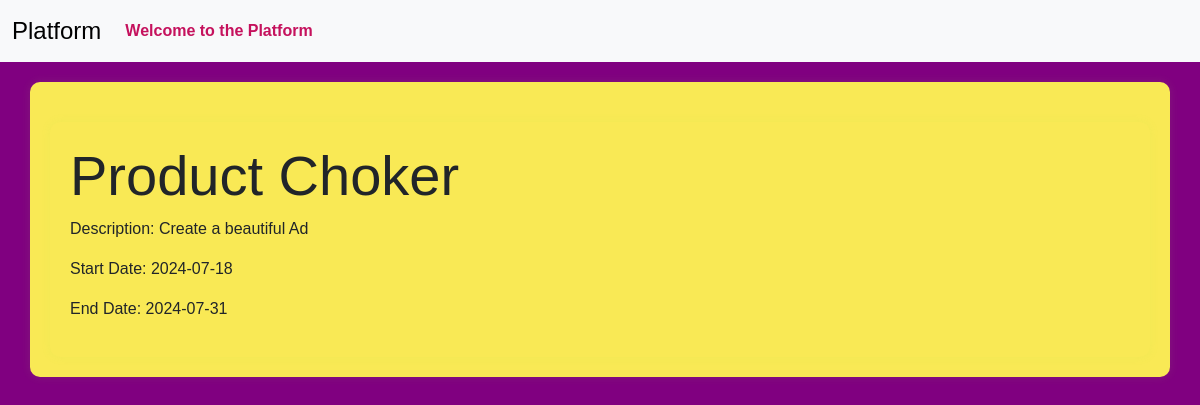
The page /influencer/view_campaign_details/1 (signed in) on the database as committed earlier.
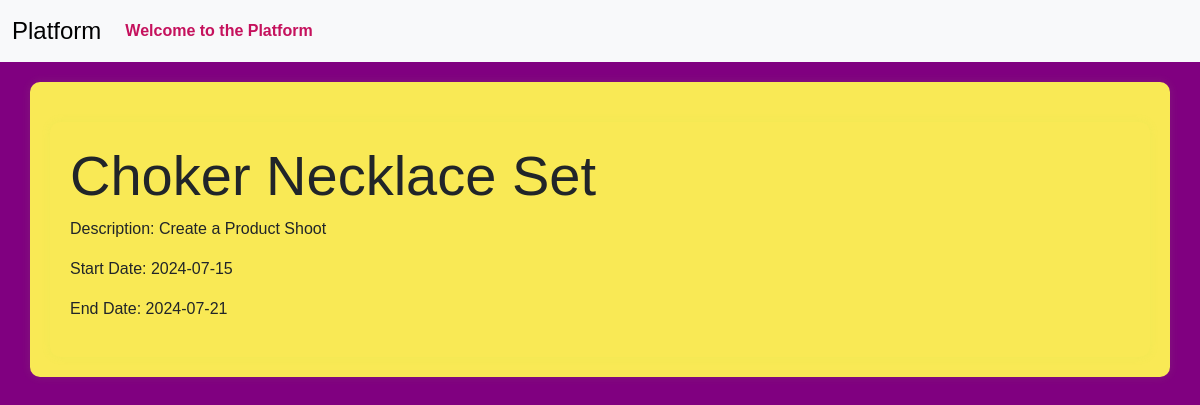
The same page on the database as committed later.
### models.py (models this page shows)
class Campaign(db.Model):
    __tablename__ = 'campaign'
    id = Column(Integer, primary_key=True)
    name = Column(String(256), unique=False)
    description = Column(Text, nullable=True)
    start_date = Column(Date, nullable=False,default=date.today())
    end_date = Column(Date, nullable=False,default=lambda:date.today()+timedelta(days=30))
    budget = Column(Float, nullable=False,default=0.0)
    visibility = Column(Enum('public', 'private', name='visibility_enum'), nullable=False, default='public')
    sponsor_id = Column(Integer, ForeignKey('sponsor.id'), nullable=False)
    flagged = Column(Boolean, default=False)
    status = Column(String(20), nullable=False,default='In Progress')
    niche = db.Column(db.Enum(NicheEnum), nullable=False)
    completion_status = Column(Boolean, default=False)
    sponsor = relationship('Sponsor', backref='campaigns', overlaps="sponsor_campaigns,sponsor_relation")

### routes.py (the view, shortened to what this page needs)
@app.route('/influencer/view_campaign_details/<int:campaign_id>',methods=['GET','POST'])
@auth_required
def view_campaign_details(campaign_id):
          campaign=Campaign.query.get_or_404(campaign_id)
          ad_request=AdRequest.query.filter_by(campaign_id=campaign_id).first()
          return render_template('view_campaign_details.html',campaign=campaign,ad_request=ad_request)

### app.py (called while the page is built)
@login_manager.user_loader
def load_user(user_id):
    return User.query.get(int(user_id))

### routes.py (called while the page is built)
def auth_required(func):
    @wraps(func)
    def inner(*args,**kwargs):
        if 'user_id' in session:
            return func(*args,**kwargs)
        else:
           flash('Kindly login first.')
           return redirect(url_for('login'))
    return inner

### templates/view_campaign_details.html (shortened to what this page needs)
{% extends 'layout.html' %}
{% block content %}
<div class="container">
    <h1 class="display-4">{{campaign.name}}</h1>
    <p>Description: {{campaign.description}}</p>
    <p>Start Date: {{campaign.start_date}}</p>
    <p>End Date: {{campaign.end_date}}</p>
</div>
{% endblock %}

Rows that differ between the two databases and show on the page:
changed Campaign: name "Product Choker" → "Choker Necklace Set"; description "Create a beautiful Ad" → "Create a Product Shoot"; start_date "2024-07-18" → "2024-07-15"; end_date "2024-07-31" → "2024-07-21"
